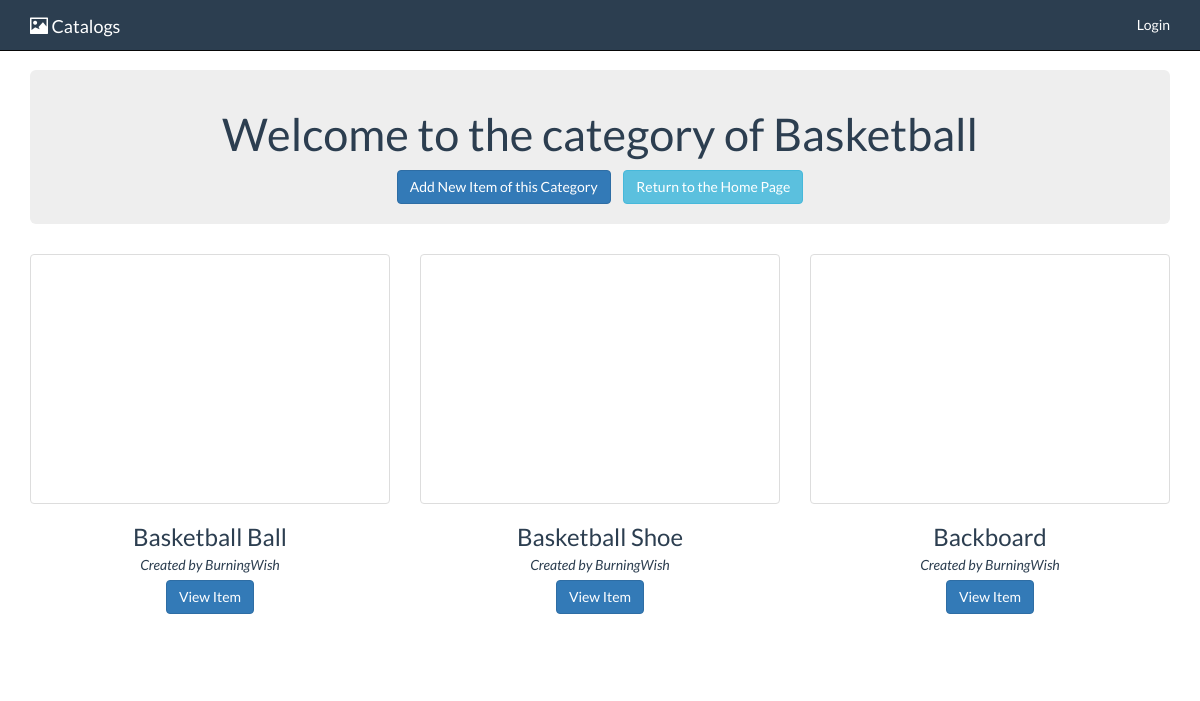
The app's page /categories/2 with its own data.
### database_setup.py (models this page shows, shortened)
class Category(Base):
    __tablename__ = 'category'
    id = Column(Integer, primary_key=True)
    imgurl = Column(Text)
    name = Column(String(250), nullable=False)
    user_id = Column(Integer, ForeignKey('user.id'))
    user = relationship(User)
    creator = Column(String(250), nullable=False)

class Item(Base):
    __tablename__ = 'item'
    id = Column(Integer, primary_key=True)
    name = Column(String(80), nullable=False)
    imgurl = Column(Text)
    description = Column(Text)
    category_id = Column(Integer, ForeignKey('category.id'))
    category = relationship(Category)
    user_id = Column(Integer, ForeignKey('user.id'))
    user = relationship(User)
    creator = Column(String(250), nullable=False)

### index.py (the view)
@app.route("/categories/<int:category_id>")
def showCategory(category_id):
    category = session.query(Category).filter_by(id=category_id).one()
    items = session.query(Item).filter_by(category_id=category_id).all()
    return render_template("category.html",
                           category=category,
                           items=items,
                           login_session=login_session)

### templates/category.html (shortened to what this page needs)
{% extends "main.html" %}
{% block content %}
    <div class="jumbotron category-jumbotron">
        <h2 class="category-header" style="text-align: center">
            Welcome to the category of {{category.name}}
        </h2>
        <div class="buttons-container" style="text-align: center">
            <a class = "inline-btn btn-primary btn" href = "/categories/{{category.id}}/items/new">Add New Item of this Category</a>
            <a class = "btn-info btn" href="/categories">Return to the Home Page</a>
        </div>
    </div>
    <div class = "row text-center" style = "display: flex; flex-wrap: wrap;">
        {% for item in items %}
            <div class = "cell col-md-4 col-sm-6 col-xs-12">
                <div class = "thumbnail" style="height: 250px; background: url({{item.imgurl}}); background-size: cover; background-position: center">
                </div>
                <div class = "caption">
                        <h3>{{item.name}}</h3>
                        <i>Created by {{item.creator}}</i>
                    </div>
                    <p>
                        <a class = "btn btn-primary" href = "/categories/{{category.id}}/items/{{item.id}}">View Item</a>
                    </p>
            </div>
        {% endfor %}
    </div>
{% endblock %}

### static/style.css (style rules this page uses)
body { margin-top: 70px; color: #2c3e50; font-family: "Lato"; }
.cell { padding-bottom: 50px; }
.caption h3 { margin-bottom: 5px; }
.caption { margin-bottom: 5px; }
.category-jumbotron { padding: 20px; }
.category-header { font-size: 45px; }
.inline-btn { display: inline-block; margin-right: 10px; }

### records on screen
Category: name "Basketball"
Item: name "Basketball Ball", creator "BurningWish"
Item: name "Basketball Shoe", creator "BurningWish"
Item: name "Backboard", creator "BurningWish"
